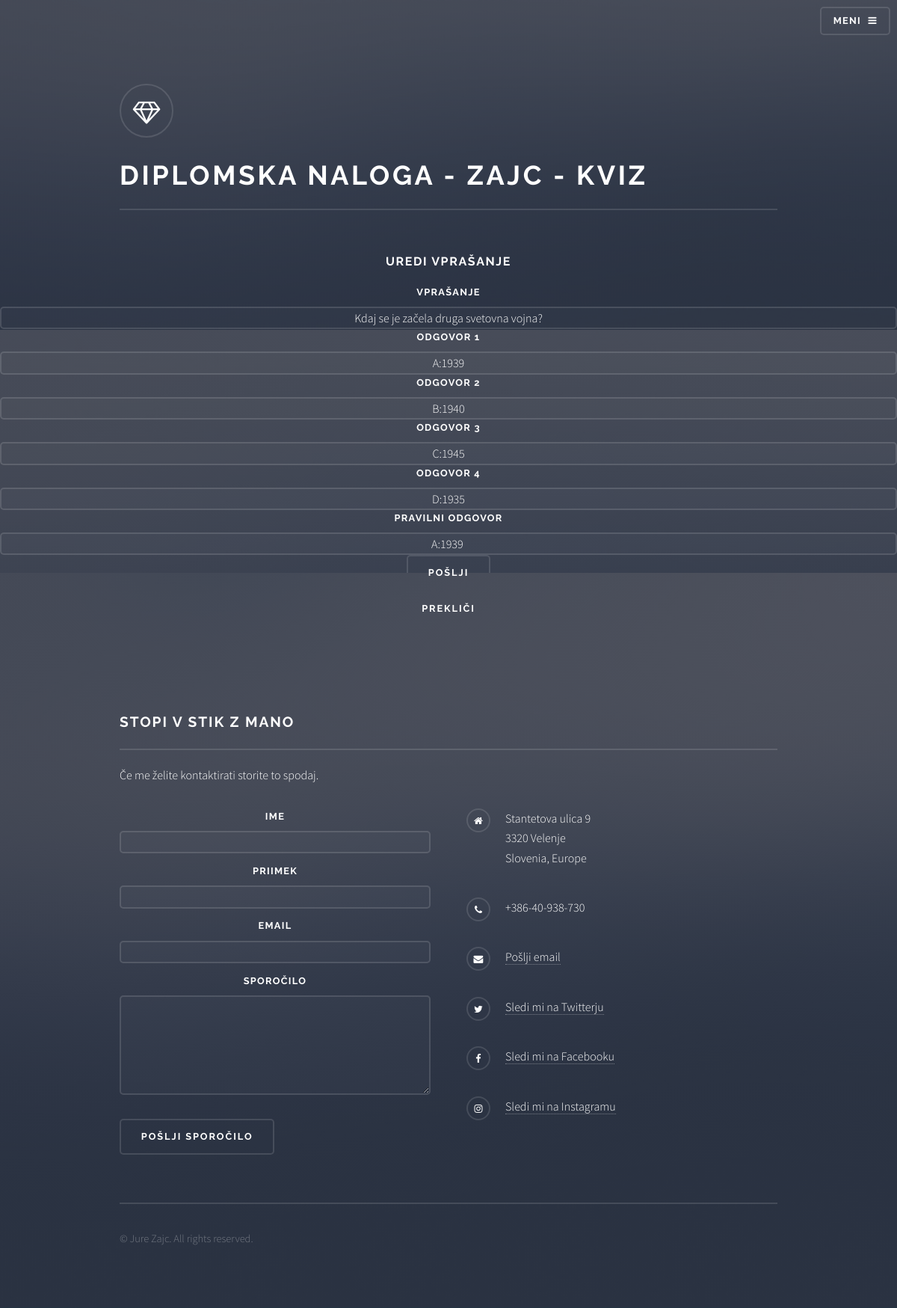
Screenshot of /edit_q.php?id=1 with the database file from the repository.
### tables this page shows
CREATE TABLE `questions` (
  `ID_questions` int(11) NOT NULL,
  `Question` varchar(255) NOT NULL,
  `answer1` varchar(255) NOT NULL,
  `answer2` varchar(255) NOT NULL,
  `answer3` varchar(255) NOT NULL,
  `answer4` varchar(255) NOT NULL,
  `correct` varchar(255) NOT NULL,
  `ID_quizes` int(11) NOT NULL,
  `ID_users` int(11) NOT NULL
);

### edit_q.php (the view, shortened to what this page needs)
<?php
    include_once './header.php';
    include_once './database.php';
    $ID_quizes = (int) $_GET['id'];
    $query = "SELECT * FROM questions WHERE ID_questions=$ID_quizes";
    $result = mysqli_query($link, $query);
    $quiz_name = mysqli_fetch_array($result);
?>
<h1 style="text-align: center">Uredi vprašanje</h1>
<form action="update_Q.php" method="post">
    <label>Vprašanje</label>
    <input type="text" name="question" value="<?php echo $quiz_name['Question'];?>" required="required" />
    <label>Odgovor 1</label>
    <input type="text" name="a1" value="<?php echo $quiz_name['answer1'];?>" required="required" />
    <label>Odgovor 2</label>
    <input type="text" name="a2" value="<?php echo $quiz_name['answer2'];?>" required="required" />
    <label>Odgovor 3</label>
    <input type="text" name="a3" value="<?php echo $quiz_name['answer3'];?>" required="required" />
    <label>Odgovor 4</label>
    <input type="text" name="a4" value="<?php echo $quiz_name['answer4'];?>" required="required" />
    <label>Pravilni odgovor</label>
    <input type="text" name="correct" value="<?php echo $quiz_name['correct'];?>" required="required" />
    <input type="submit" name="submit" value="Pošlji" />
    <input type="reset" name="reset" value="Prekliči" />
</form>
<?php
include_once './footer.php';
?>

### assets/css/main.css (style rules this page uses)
html, body, div, span, applet, object, iframe, h1, h2, h3, h4, h5, h6, p, blockquote, pre, a, abbr, acronym, address, big, cite, code, del, dfn, em, img, ins, kbd, q, s, samp, small, strike, strong, sub, sup, tt, var, b, u, i, center, dl, dt, dd, ol, ul, li, fieldset, form, label, legend, table, caption, tbody, tfoot, thead, tr, th, td, article, aside, canvas, details, embed, figure, figcaption, footer, header, hgroup, menu, nav, output, ruby, section, summary, time, mark, audio, video { margin: 0; padding: 0; border: 0; font-size: 100%; font: inherit; vertical-align: baseline; }
body { line-height: 1; }
body { -webkit-text-size-adjust: none; }
*, *:before, *:after { -moz-box-sizing: border-box; -webkit-box-sizing: border-box; box-sizing: border-box; }
body { -ms-overflow-style: scrollbar; }
body { background-color: #2e3141; background-image: linear-gradient(to top, rgba(46, 49, 65, 0.8), rgba(46, 49, 65, 0.8)), url("../../images/bg.jpg"); background-size: auto, cover; background-attachment: fixed, fixed; background-position: center, center; }
body, input, select, textarea { color: #ffffff; font-family: "Source Sans Pro", Helvetica, sans-serif; font-size: 16.5pt; font-weight: 300; line-height: 1.65; }
@media screen and (max-width: 1680px) { body, input, select, textarea { font-size: 13pt; } }
@media screen and (max-width: 1280px) { body, input, select, textarea { font-size: 12pt; } }
h1, h2, h3, h4, h5, h6 { color: #ffffff; font-family: Raleway, Helvetica, sans-serif; font-weight: 700; letter-spacing: 0.1em; margin: 0 0 1em 0; text-transform: uppercase; }
form { margin: 0 0 2em 0; }
form > :last-child { margin-bottom: 0; }
label { color: #ffffff; display: block; font-family: Raleway, Helvetica, sans-serif; font-size: 0.8em; font-weight: 700; letter-spacing: 0.1em; margin: 0 0 0.7em 0; text-transform: uppercase; text-align: center; }
input[type="text"], input[type="password"], input[type="email"], input[type="tel"], select, textarea { -moz-appearance: none; -webkit-appearance: none; -ms-appearance: none; appearance: none; background: rgba(255, 255, 255, 0.025); border-radius: 5px; border: none; border: solid 2px rgba(255, 255, 255, 0.125); color: inherit; display: block; outline: 0; padding: 0 1em; text-decoration: none; text-align: center; width: 100%; }
input[type="submit"], input[type="reset"], input[type="button"], button, .button { -moz-appearance: none; -webkit-appearance: none; -ms-appearance: none; appearance: none; -moz-transition: background-color 0.2s ease-in-out; -webkit-transition: background-color 0.2s ease-in-out; -ms-transition: background-color 0.2s ease-in-out; transition: background-color 0.2s ease-in-out; background-color: transparent; border-radius: 5px; border: 0; box-shadow: inset 0 0 0 2px rgba(255, 255, 255, 0.125); color: #ffffff !important; cursor: pointer; display: inline-block; font-family: Raleway, Helvetica, sans-serif; font-size: 0.8em; font-weight: 700; height: 3.75em; letter-spacing: 0.15em; line-height: 3.75em; padding: 0 2.25em; text-align: center; text-decoration: none; text-transform: uppercase; white-space: nowrap; margin: auto; display: block; }

### rows the page displays
questions: question "Kdaj se je začela druga svetovna vojna?", a1 "A:1939", a2 "B:1940", a3 "C:1945", a4 "D:1935", correct "A:1939"
